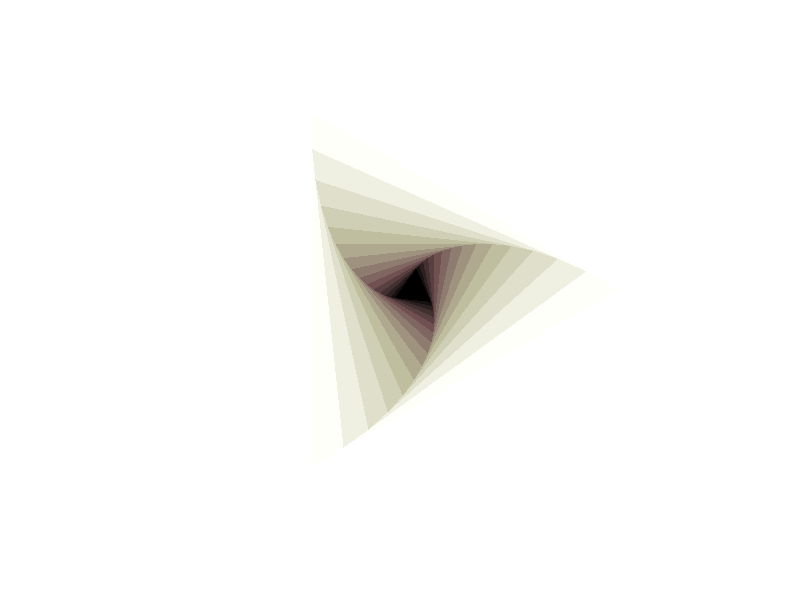

Write MATLAB code to recreate this figure.
%spiral Ngons
function spiralNgons
N=3; %number of sides of polygon
t=linspace(0,2*pi,N+1); %points for triangle
len=1;
[x,y]=pol2cart(t,1);
theta=pi/30;
phi=pi/N;  

numPoly=15;
colormap=1-bone(numPoly);

for n=1:numPoly
    patch(len*x,len*y,'r','facecolor',colormap(n,:),'edgecolor','none');
    len=len*cos(phi)/cos(phi-theta);
    [x,y]=trans2d(x,y,0,0,theta); %rotate by theta
end

axis([-1.2 1.2 -1.2 1.2])
axis equal off

function [xx,yy]=trans2d(x,y,tx,ty,phi)
   xx=x.*cos(phi)-y.*sin(phi)+tx;
   yy=x.*sin(phi)+y.*cos(phi)+ty;
return
